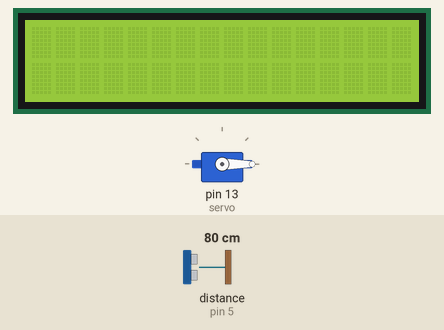
A sketch run on a simulated Arduino Uno, built with avr-gcc and run on an emulated ATmega328P. On the bench: 16×2 character LCD, servo. Wiring (inferred from the names in the program): ultrasonic range finder: trigger pin 6; echo pin 5. The inputs (shaded band) are chosen by the test bench; at power-on: distance to the obstacle (sensor on pin 5) 80 cm. The echo pulse lasts 58.3 µs per cm; what the sketch prints to the serial monitor is not drawn.

Above: at 1.2 s.
1.3 s: distance to the obstacle (sensor on pin 5) set to 13 cm
At 1.9 s:
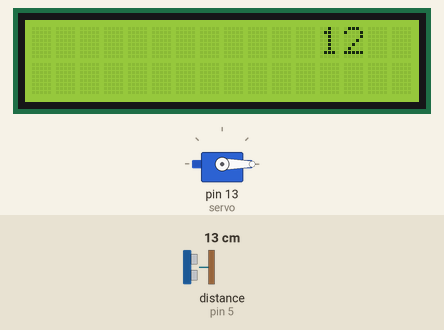
3.0 s: distance to the obstacle (sensor on pin 5) set to 10 cm
At 3.4 s:
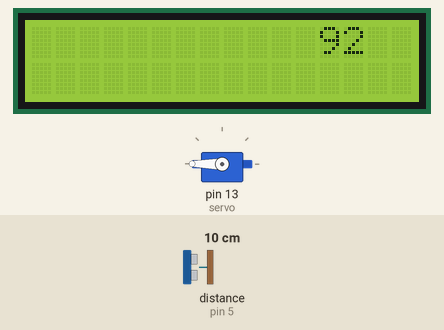
6.0 s: distance to the obstacle (sensor on pin 5) set to 2 cm
At 6.86 s:
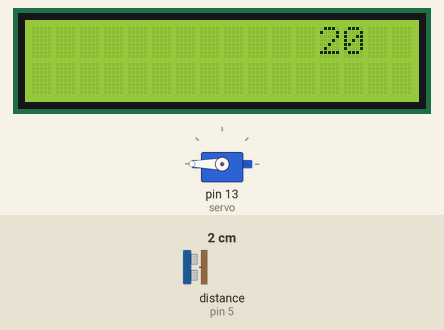
Timing chart, 0 to 9.0 s (numbered marks = the images above; inputs shaded):
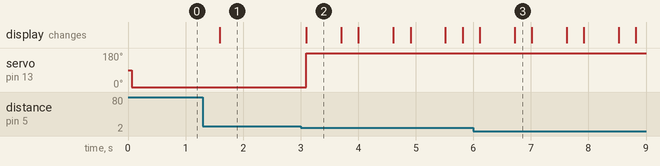

The sketch:

Chompa_LCD_Survo.ino
```cpp
// Servo motor = 13
// Liquid crystal = 12,11,10,9,8,7
// TRIG = 6
// ECHO = 5
#include<Servo.h>
#include<LiquidCrystal.h>
Servo servo;
LiquidCrystal lcd (12,11,10,9,8,7);
int TRIG = 6;
int ECHO = 5;
void setup() {
lcd.begin(16,2);
servo.attach(13);
Serial.begin(9600);
pinMode(TRIG,OUTPUT);
pinMode(ECHO,INPUT);
}

int chompa;
void loop() {
  digitalWrite(TRIG,LOW);
  delayMicroseconds(2);
  digitalWrite(TRIG,HIGH);
  delayMicroseconds(5);
  digitalWrite(TRIG,LOW);
  chompa = (pulseIn(ECHO,HIGH)/58.2);
  if(chompa<=30)
  {
    Serial.println(chompa);
    lcd.setCursor(12,0);
    lcd.print(chompa);
  }
  if(chompa<=10)
  {
    servo.write(180);
  }
  else
  {
  servo.write(0);
  }
  delay(300);
}
```

Measured:
- the behaviour switches between 12 and 11 cm on distance to the obstacle (sensor on pin 5) (found by bisection; images 1 and 2)
- after the input at 1.3 s, the display: changes after 0.29 s (image 1)
- after the input at 3.0 s, servo on pin 13 (servo): 0° → 180° after 0.10 s; the display: changes after 0.10 s (image 2)
- what the display in image 2 shows lasts 0.6 s, from 3.1 s to 3.7 s
